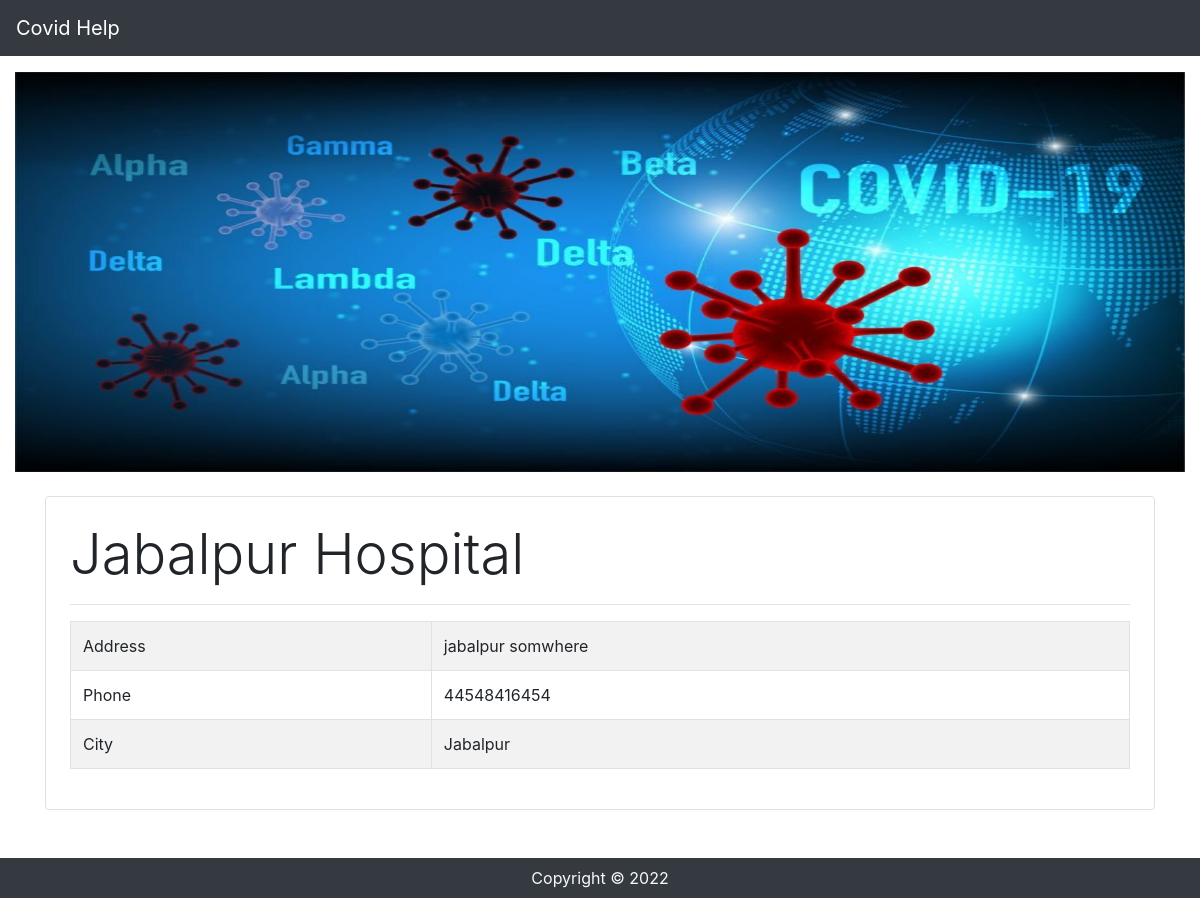
/hospital/7, run on the app's committed database.
### app/models.py (models this page shows, shortened)
class Hospital(models.Model):
    name = models.CharField(max_length=50, null=False, blank=False)
    phone = models.CharField(max_length=12, null=False, blank=False)
    address = models.CharField(max_length=200, null=False, blank=False)
    city = models.ForeignKey(
        City, on_delete=models.CASCADE, related_name='hospitals')

class City(models.Model):
    name = models.CharField(max_length=50, null=False, blank=False)
    state = models.ForeignKey(
    State, on_delete=models.CASCADE, related_name='cities')
    def __str__(self):
        return self.name

### app/views.py (the view)
# urls.py: path('hospital/<int:pk>',HospitalDetailView.as_view(),name='hospital_detail'),
class HospitalDetailView(generic.DetailView):
    model=Hospital

### app/templates/app/hospital_detail.html
{% extends 'app/base.html' %}
{% block content%}
<div class="container">
    <div class="mt-4 border rounded p-4">
        <p class="display-4">{{hospital.name}}</p>
        <hr>
        <table class="table table-striped table-bordered">
            <tr>
                <td>Address</td>
                <td>{{hospital.address}}</td>
            </tr>
            <tr>
                <td>Phone</td>
                <td>{{hospital.phone}}</td>
            </tr>
            <tr>
                <td>City</td>
                <td>{{hospital.city}}</td>
            </tr>
        </table>
    </div>
</div>
{% endblock %}

### data on the page
Hospital: name "Jabalpur Hospital", address "jabalpur somwhere", phone "44548416454", city "Jabalpur"
